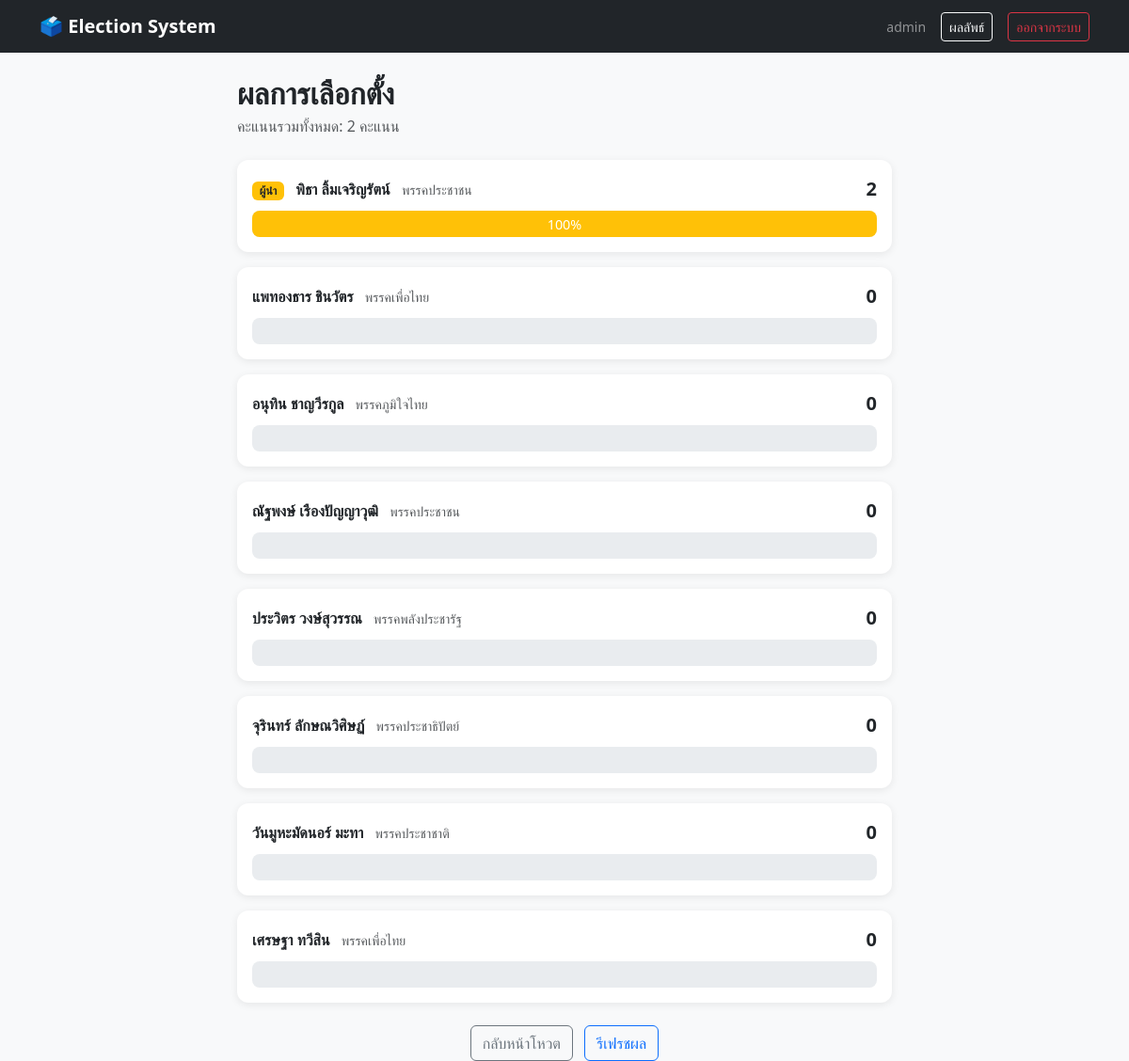
The page /results/ (signed in) on the database its author committed.
### polls/models.py (models this page shows, shortened)
class Candidate(models.Model):
    name = models.CharField(max_length=200)
    party = models.CharField(max_length=200)

### polls/views.py (the view)
# urls.py: path('results/', views.results, name='results'),
def results(request):
    candidates = Candidate.objects.annotate(
        vote_count=Count('votes')
    ).order_by('-vote_count')
    total_votes = Vote.objects.count()
    return render(request, 'polls/results.html', {
        'candidates': candidates,
        'total_votes': total_votes,
    })

### polls/templates/polls/results.html (shortened to what this page needs)
{% extends 'polls/base.html' %}
{% block content %}
<h2 class="fw-bold mb-1">ผลการเลือกตั้ง</h2>
<p class="text-muted mb-4">คะแนนรวมทั้งหมด: {{ total_votes }} คะแนน</p>
{% for candidate in candidates %}
<div class="card candidate-card p-3 mb-3 {% if forloop.first and total_votes %}border-warning border-2{% endif %}">
  <div class="d-flex justify-content-between align-items-center mb-2">
    <div>
      {% if forloop.first and total_votes %}
      <span class="badge bg-warning text-dark me-2">ผู้นำ</span>
      {% endif %}
      <span class="fw-bold">{{ candidate.name }}</span>
      <small class="text-muted ms-2">{{ candidate.party }}</small>
    </div>
    <span class="fw-bold fs-5">{{ candidate.vote_count }}</span>
  </div>
  <div class="progress">
    <div class="progress-bar {% if forloop.first %}bg-warning{% else %}bg-primary{% endif %}"
         style="width: {% if total_votes %}{% widthratio candidate.vote_count total_votes 100 %}{% else %}0{% endif %}%">
      {% if total_votes and candidate.vote_count %}
        {% widthratio candidate.vote_count total_votes 100 %}%
      {% endif %}
    </div>
  </div>
</div>
{% empty %}
<p class="text-muted text-center">ยังไม่มีผู้สมัคร</p>
{% endfor %}
<div class="text-center mt-4">
  <a href="{% url 'home' %}" class="btn btn-outline-secondary">กลับหน้าโหวต</a>
  <button onclick="location.reload()" class="btn btn-outline-primary ms-2">รีเฟรชผล</button>
</div>
{% endblock %}

### polls/templates/polls/base.html (style rules this page uses)
body { background-color: #f8f9fa; }
.progress { height: 28px; border-radius: 8px; }
.progress-bar { font-size: 0.9rem; font-weight: 500; }
.candidate-card { border: none; box-shadow: 0 2px 8px rgba(0,0,0,0.08); border-radius: 12px; transition: box-shadow 0.2s; }

### rows shown on the page
Candidate: shows "ผู้นำ", name "พิธา ลิ้มเจริญรัตน์", party "พรรคประชาชน", vote_count "2", vote_count "100"
Candidate: name "แพทองธาร ชินวัตร", party "พรรคเพื่อไทย", vote_count "0"
Candidate: name "อนุทิน ชาญวีรกูล", party "พรรคภูมิใจไทย", vote_count "0"
Candidate: name "ณัฐพงษ์ เรืองปัญญาวุฒิ", party "พรรคประชาชน", vote_count "0"
Candidate: name "ประวิตร วงษ์สุวรรณ", party "พรรคพลังประชารัฐ", vote_count "0"
Candidate: name "จุรินทร์ ลักษณวิศิษฏ์", party "พรรคประชาธิปัตย์", vote_count "0"
Candidate: name "วันมูหะมัดนอร์ มะทา", party "พรรคประชาชาติ", vote_count "0"
Candidate: name "เศรษฐา ทวีสิน", party "พรรคเพื่อไทย", vote_count "0"

### other values the page prints
{{ request.session.voter_name }} "admin"
{{ total_votes }} "2"
